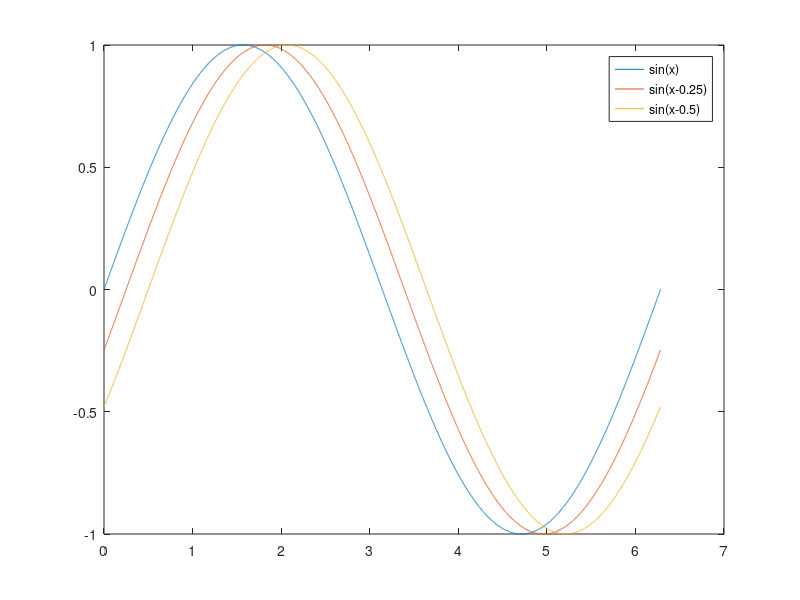

MATLAB code for this plot:
clc;
clear all;
x=0:pi/11001:2*pi
y=sin(x)
y2=sin(x-0.25)
y3=sin(x-0.5)
plot(x,y,x,y2,x,y3)
legend('sin(x)','sin(x-0.25)' , 'sin(x-0.5)')